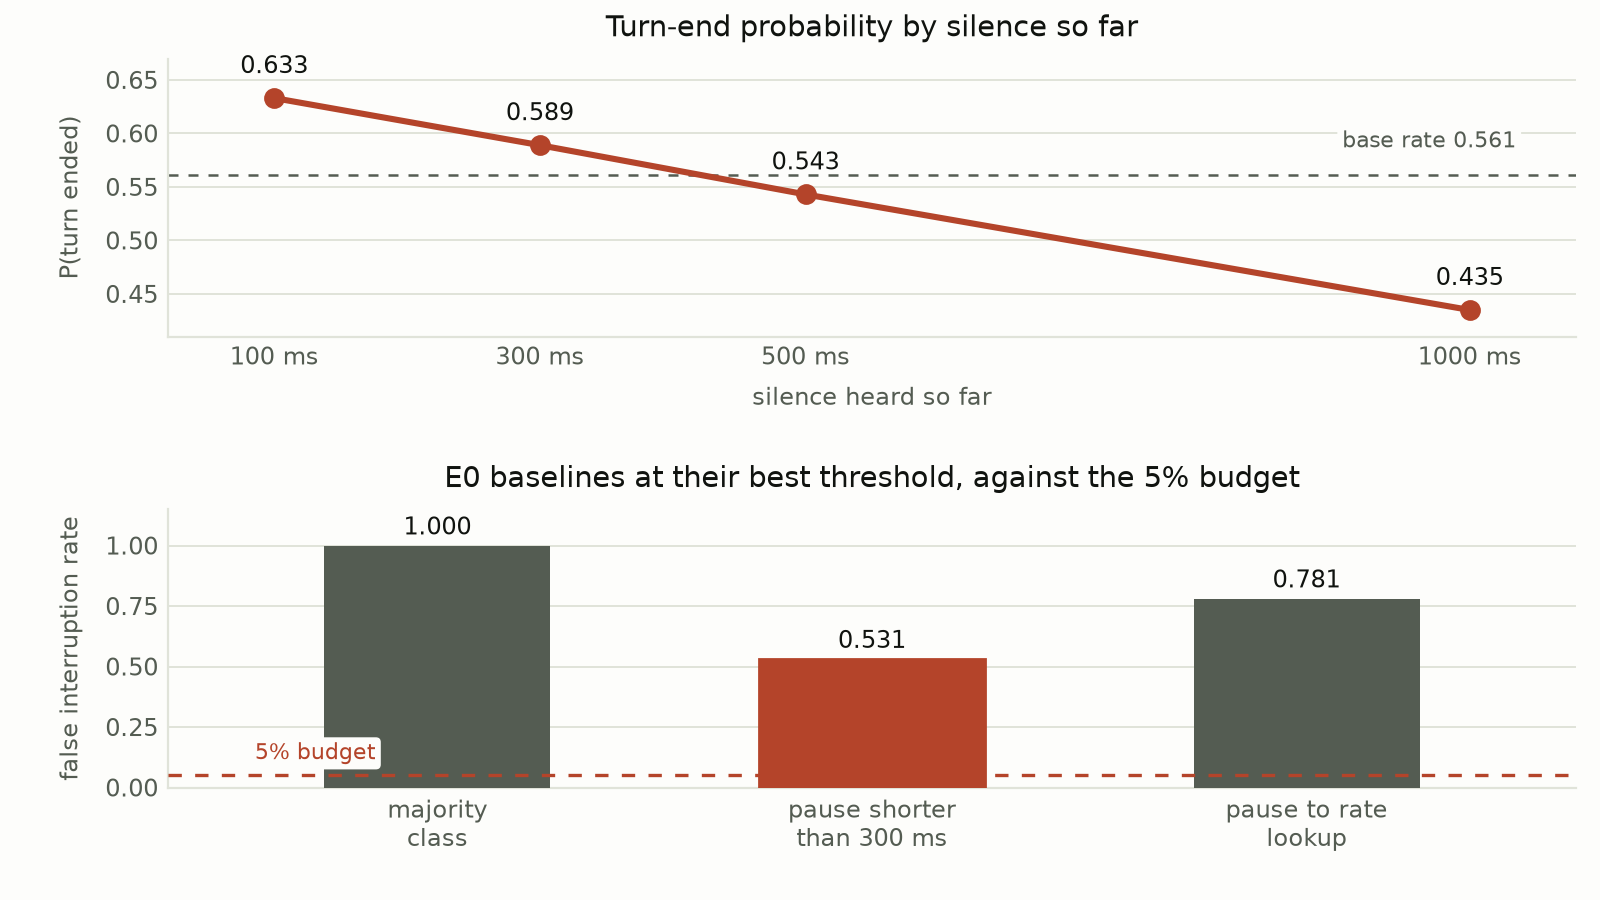

This chart was generated by the following Python code:
"""Cover for conversational-timing-lab, plotted from the committed run output.

Every number below is copied from results/e0_ami_full.txt (commit e46e7a1) in
Slaymish/conversational-timing-lab. Nothing is modelled or invented.

Top panel: the pause to turn-end rate lookup the E0c baseline learned, which runs
backwards. Bottom panel: the false-interruption rate of the three E0 baselines
next to the 5% interruption budget the lab reports against.

Run: ~/.hermes/tools/python-3.14.*/bin/python3 turn-timing-cover.py
"""

import matplotlib

matplotlib.use("Agg")
import matplotlib.pyplot as plt

PAPER = "#fdfdfb"
INK = "#10130f"
MUTED = "#545c52"
LINE = "#e0e3d9"
ACCENT = "#b4442a"

# results/e0_ami_full.txt: "P(turn ended | silence so far): 100ms -> 0.633  300ms -> 0.589  500ms -> 0.543  1000ms -> 0.435"
SILENCE_MS = [100, 300, 500, 1000]
P_TURN_ENDED = [0.633, 0.589, 0.543, 0.435]
BASE_RATE = 0.561

# results/e0_ami_full.txt, FIR at the F1-optimal threshold
BASELINES = ["majority\nclass", "pause shorter\nthan 300 ms", "pause to rate\nlookup"]
FIR = [1.000, 0.531, 0.781]
BUDGET = 0.05

fig, (ax1, ax2) = plt.subplots(
    2, 1, figsize=(8, 4.5), dpi=200, gridspec_kw={"height_ratios": [1, 1], "hspace": 0.62}
)
fig.patch.set_facecolor(PAPER)

for ax in (ax1, ax2):
    ax.set_facecolor(PAPER)
    for side in ("top", "right"):
        ax.spines[side].set_visible(False)
    for side in ("left", "bottom"):
        ax.spines[side].set_color(LINE)
    ax.tick_params(colors=MUTED, labelsize=8.5, length=0)
    ax.set_axisbelow(True)

# --- top panel: the learned conditional -------------------------------------------------
ax1.axhline(BASE_RATE, color=MUTED, linewidth=0.9, linestyle=(0, (4, 4)), zorder=1)
ax1.plot(SILENCE_MS, P_TURN_ENDED, color=ACCENT, linewidth=2.2, zorder=3)
ax1.scatter(SILENCE_MS, P_TURN_ENDED, s=42, color=ACCENT, zorder=4)
for x, y in zip(SILENCE_MS, P_TURN_ENDED):
    ax1.annotate(f"{y:.3f}", (x, y), textcoords="offset points", xytext=(0, 9),
                 ha="center", color=INK, fontsize=8.5)
ax1.annotate("base rate 0.561", xy=(1035, BASE_RATE), xytext=(1035, BASE_RATE + 0.021),
             color=MUTED, fontsize=8, ha="right", va="bottom",
             bbox={"boxstyle": "round,pad=0.22", "fc": PAPER, "ec": "none"})
ax1.set_xlim(20, 1080)
ax1.set_ylim(0.41, 0.67)
ax1.set_xticks(SILENCE_MS)
ax1.set_xticklabels([f"{v} ms" for v in SILENCE_MS])
ax1.set_yticks([0.45, 0.50, 0.55, 0.60, 0.65])
ax1.set_xlabel("silence heard so far", color=MUTED, fontsize=8.5, labelpad=6)
ax1.set_ylabel("P(turn ended)", color=MUTED, fontsize=8.5, labelpad=8)
ax1.set_title("Turn-end probability by silence so far", color=INK, fontsize=10.5, pad=8)
ax1.grid(axis="y", color=LINE, linewidth=0.7, zorder=0)

# --- bottom panel: false interruption rate against the budget ---------------------------
bars = ax2.bar(range(len(FIR)), FIR, width=0.52, color=MUTED, zorder=3)
ax2.set_xlim(-0.62, len(FIR) - 0.38)
bars[1].set_color(ACCENT)
for i, v in enumerate(FIR):
    ax2.annotate(f"{v:.3f}", (i, v), textcoords="offset points", xytext=(0, 4),
                 ha="center", color=INK, fontsize=8.5)
ax2.axhline(BUDGET, color=ACCENT, linewidth=1.2, linestyle=(0, (4, 4)), zorder=4)
ax2.annotate("5% budget", xy=(-0.42, BUDGET), xytext=(-0.42, BUDGET + 0.045),
             color=ACCENT, fontsize=8, ha="left", va="bottom",
             bbox={"boxstyle": "round,pad=0.22", "fc": PAPER, "ec": "none"})
ax2.set_xticks(range(len(FIR)))
ax2.set_xticklabels(BASELINES, fontsize=8.5)
ax2.set_ylim(0, 1.15)
ax2.set_yticks([0, 0.25, 0.50, 0.75, 1.00])
ax2.set_ylabel("false interruption rate", color=MUTED, fontsize=8.5, labelpad=8)
ax2.set_title("E0 baselines at their best threshold, against the 5% budget",
              color=INK, fontsize=10.5, pad=8)
ax2.grid(axis="y", color=LINE, linewidth=0.7, zorder=0)

fig.subplots_adjust(left=0.105, right=0.985, top=0.935, bottom=0.125)
fig.savefig("turn-timing-cover.png", facecolor=PAPER)
print("wrote turn-timing-cover.png")
